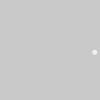
Frame 1 (no input)
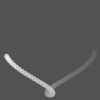
Frame 60 (the mouse pressed at the canvas centre just before this capture)
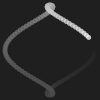
Frame 120 (the mouse held since frame 60 and released just before this capture)

The Processing sketch that drew these frames (run headless with seeded random() and noise(); from frame 60 on, the mouse is pressed at the canvas centre):

// Processing sketch: processing_90629
// ── processing_90629.pde

float angle = 0.0; 
float speed = 0.05;
float radius = 30.0;
float sx = 3.0;
float sy = 1.0;

void setup() {
size(100, 100);
noStroke();
smooth();
}

void draw() {
fill(0, 4);
rect(0, 0, width, height);
angle += speed;
float sinval = sin(angle);
float cosval = cos(angle);

float x = 50 + (cosval * radius);
float y = 50 + (sinval * radius);
fill(255, 190);
float x2 = x + cos(angle * sx) * radius/2;
float y2 = y + sin(angle * sy) * radius/2;
ellipse(x2, y2, 5, 5); 
}
